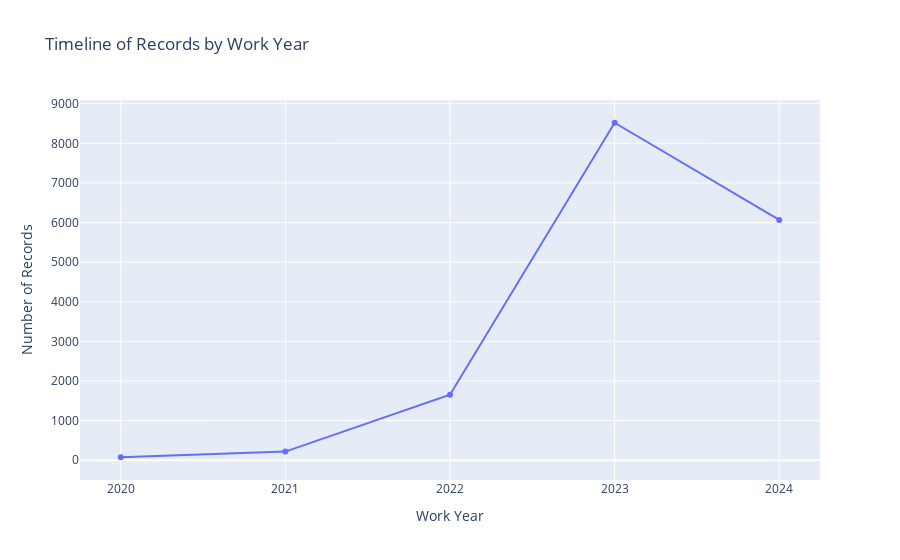

Notebook code for this chart:
### Code cell
import plotly.express as px

# Count per work year
year_counts = df['work_year'].value_counts().sort_index()

# Convert to DataFrame
year_df = year_counts.reset_index()
year_df.columns = ['work_year', 'count']  # rename columns properly

# Plot timeline
fig = px.line(
    year_df,
    x='work_year',
    y='count',
    markers=True,
    title="Timeline of Records by Work Year"
)

fig.update_layout(
    xaxis_title="Work Year",
    yaxis_title="Number of Records",
    xaxis=dict(dtick=1)  # show every year on x-axis
)

fig.show()

### Figure 1 — Plotly figure (JSON) as saved in the notebook; plotly's stock layout.template omitted (floating-point values rounded to 4 significant figures)
{"data": [{"hovertemplate": "work_year=%{x}<br>count=%{y}<extra></extra>", "legendgroup": "", "line": {"color": "#636efa", "dash": "solid"}, "marker": {"symbol": "circle"}, "mode": "lines+markers", "name": "", "orientation": "v", "showlegend": false, "type": "scatter", "x": [2020, 2021, 2022, 2023, 2024], "xaxis": "x", "y": [75, 218, 1655, 8519, 6067], "yaxis": "y"}], "layout": {"legend": {"tracegroupgap": 0}, "title": {"text": "Timeline of Records by Work Year"}, "xaxis": {"anchor": "y", "domain": [0, 1], "dtick": 1, "title": {"text": "Work Year"}}, "yaxis": {"anchor": "x", "domain": [0, 1], "title": {"text": "Number of Records"}}}}
